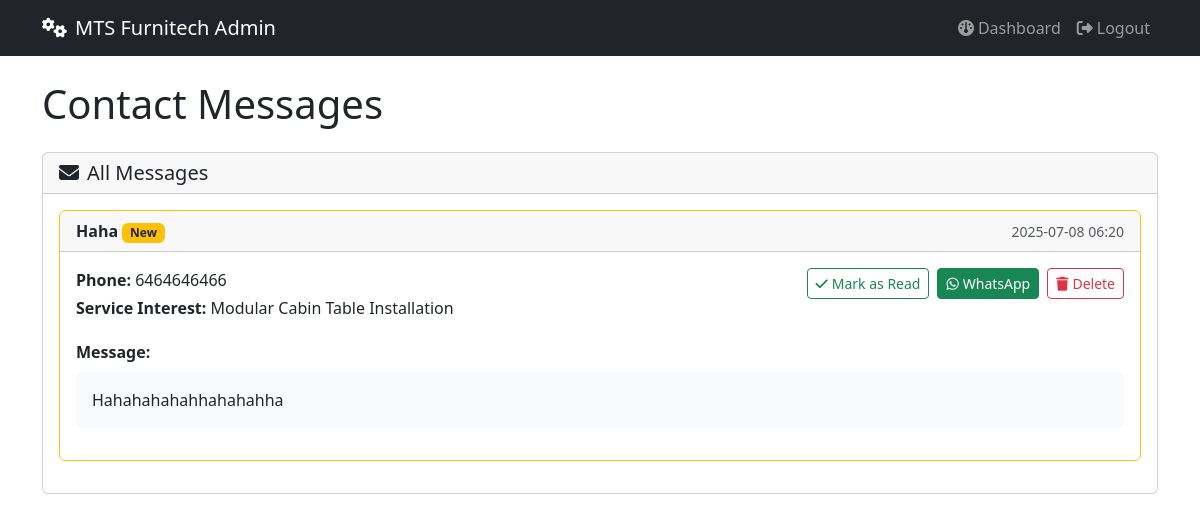
The app's page /admin/messages (signed in) with its own data.
### models.py (models this page shows)
class ContactMessage(db.Model):
    id = db.Column(db.Integer, primary_key=True)
    name = db.Column(db.String(100), nullable=False)
    phone = db.Column(db.String(20), nullable=False)
    service_interest = db.Column(db.String(100), nullable=False)
    message = db.Column(db.Text, nullable=False)
    is_read = db.Column(db.Boolean, default=False)
    created_at = db.Column(db.DateTime, default=datetime.utcnow)

### routes.py (the view)
    def decorated_function(*args, **kwargs):
        if 'admin_id' not in session:
            flash('Please log in to access the admin panel.', 'error')
            return redirect(url_for('admin_login'))
        return f(*args, **kwargs)

### routes.py (called while the page is built)
def get_site_settings():
    settings = SiteSettings.query.first()
    if not settings:
        settings = SiteSettings()
        db.session.add(settings)
        db.session.commit()
    return settings

def admin_required(f):
    def decorated_function(*args, **kwargs):
        if 'admin_id' not in session:
            flash('Please log in to access the admin panel.', 'error')
            return redirect(url_for('admin_login'))
        return f(*args, **kwargs)
    decorated_function.__name__ = f.__name__
    return decorated_function

@app.route('/admin/messages')
@admin_required
def admin_messages():
    settings = get_site_settings()
    messages = ContactMessage.query.order_by(ContactMessage.created_at.desc()).all()
    return render_template('admin/messages.html', settings=settings, messages=messages)

### templates/admin/messages.html (shortened to what this page needs)
<!DOCTYPE html>
<html lang="en">
<head>
    <link href="https://cdn.jsdelivr.net/npm/bootstrap@5.3.0/dist/css/bootstrap.min.css" rel="stylesheet">
    <link rel="stylesheet" href="https://cdnjs.cloudflare.com/ajax/libs/font-awesome/6.4.0/css/all.min.css">
</head>
<body>
    <nav class="navbar navbar-expand-lg navbar-dark bg-dark">
        <div class="container">
            <a class="navbar-brand" href="{{ url_for('admin_dashboard') }}">
                <i class="fas fa-cogs me-2"></i>MTS Furnitech Admin
            </a>
            <div class="navbar-nav ms-auto">
                <a class="nav-link" href="{{ url_for('admin_dashboard') }}">
                    <i class="fas fa-dashboard me-1"></i>Dashboard
                </a>
                <a class="nav-link" href="{{ url_for('admin_logout') }}">
                    <i class="fas fa-sign-out-alt me-1"></i>Logout
                </a>
            </div>
        </div>
    </nav>
    <div class="container py-4">
        <div class="row">
            <div class="col-12">
                <h1 class="mb-4">Contact Messages</h1>
            </div>
        </div>
        <div class="row">
            <div class="col-12">
                <div class="card">
                    <div class="card-header">
                        <h5 class="mb-0">
                            <i class="fas fa-envelope me-2"></i>All Messages
                        </h5>
                    </div>
                    <div class="card-body">
                        {% if messages %}
                            {% for message in messages %}
                                <div class="card mb-3 {{ 'border-warning' if not message.is_read else '' }}">
                                    <div class="card-header d-flex justify-content-between align-items-center">
                                        <div>
                                            <strong>{{ message.name }}</strong>
                                            {% if not message.is_read %}
                                                <span class="badge bg-warning text-dark">New</span>
                                            {% endif %}
                                        </div>
                                        <small class="text-muted">{{ message.created_at.strftime('%Y-%m-%d %H:%M') }}</small>
                                    </div>
                                    <div class="card-body">
                                        <div class="row">
                                            <div class="col-md-6">
                                                <p class="mb-1"><strong>Phone:</strong> {{ message.phone }}</p>
                                                <p class="mb-1"><strong>Service Interest:</strong> {{ message.service_interest }}</p>
                                            </div>
                                            <div class="col-md-6">
                                                <div class="d-flex justify-content-end gap-2">
                                                    {% if not message.is_read %}
                                                        <form method="POST" action="{{ url_for('mark_message_read', message_id=message.id) }}" class="d-inline">
                                                            <button type="submit" class="btn btn-sm btn-outline-success">
                                                                <i class="fas fa-check me-1"></i>Mark as Read
                                                            </button>
                                                        </form>
                                                    {% endif %}
                                                    <a href="https://wa.me/{{ message.phone.replace('+', '').replace(' ', '').replace('-', '') }}?text=Hello {{ message.name }}, thank you for your inquiry about {{ message.service_interest }}. We have received your message and will get back to you soon."
                                                       target="_blank" class="btn btn-sm btn-success">
                                                        <i class="fab fa-whatsapp me-1"></i>WhatsApp
                                                    </a>
                                                    <form method="POST" action="{{ url_for('delete_message', message_id=message.id) }}" class="d-inline" onsubmit="return confirm('Are you sure you want to delete this message?')">
                                                        <button type="submit" class="btn btn-sm btn-outline-danger">
                                                            <i class="fas fa-trash me-1"></i>Delete
                                                        </button>
                                                    </form>
                                                </div>
                                            </div>
                                        </div>
                                        <div class="mt-3">
                                            <strong>Message:</strong>
                                            <p class="mt-2 p-3 bg-light rounded">{{ message.message }}</p>
                                        </div>
                                    </div>
                                </div>
                            {% endfor %}
                        {% else %}
                            <div class="text-center py-5">
                                <i class="fas fa-envelope-open fa-4x text-muted mb-3"></i>
                                <h4>No Messages Yet</h4>
                                <p class="text-muted">Contact form messages will appear here.</p>
                            </div>
                        {% endif %}
                    </div>
                </div>
            </div>
        </div>
    </div>
</body>
</html>

### records on screen
ContactMessage: name "Haha", is_read "New", created_at "2025-07-08 06:20", phone "6464646466", service_interest "Modular Cabin Table Installation", message "Hahahahahahhahahahha"
